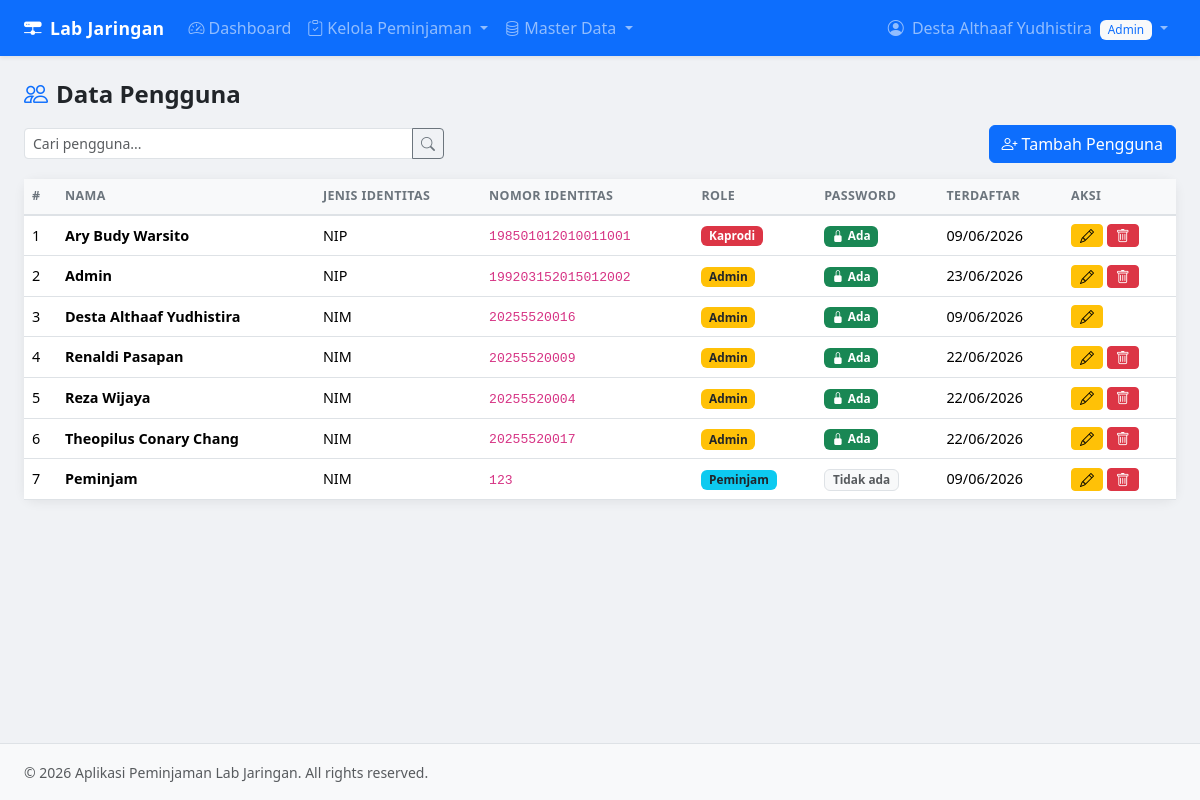
/pages/admin/users.php (signed in), run on the app's committed database.
### tables this page shows
CREATE TABLE IF NOT EXISTS `users` (
  `id` int NOT NULL AUTO_INCREMENT,
  `nama` text NOT NULL,
  `jenis_identitas` text NOT NULL COMMENT 'NIM / NIP / NIK',
  `nomor_identitas` varchar(50) NOT NULL,
  `password` varchar(255) DEFAULT NULL COMMENT 'NULL untuk role peminjam',
  `role` enum('kaprodi','admin','peminjam') NOT NULL DEFAULT 'peminjam',
  `created_at` datetime NOT NULL DEFAULT CURRENT_TIMESTAMP,
  `updated_at` datetime NOT NULL DEFAULT CURRENT_TIMESTAMP ON UPDATE CURRENT_TIMESTAMP,
  PRIMARY KEY (`id`),
  UNIQUE KEY `nomor_identitas` (`nomor_identitas`)
);

### includes/auth.php (called while the page is built, shortened)
<?php
function getUserId() {
    return $_SESSION['user_id'] ?? null;
}
function sanitize($str) {
    return htmlspecialchars((string)$str, ENT_QUOTES, 'UTF-8');
}

### pages/admin/users.php (the view, shortened to what this page needs)
<?php
require_once __DIR__ . '/../../includes/db.php';
require_once __DIR__ . '/../../includes/auth.php';
$q = trim($_GET['q'] ?? '');
$where = '';
$list = $conn->query("SELECT * FROM users $where ORDER BY FIELD(role,'kaprodi','admin','peminjam'), nama");
require_once __DIR__ . '/../../includes/header.php';
?>
<div class="d-flex justify-content-between align-items-center mb-3">
  <h4 class="fw-bold mb-0"><i class="bi bi-people me-2 text-primary"></i>Data Pengguna</h4>
</div>
<div class="d-flex justify-content-between align-items-center mb-3 flex-wrap gap-2">
  <form method="GET" class="flex-grow-1">
    <div class="input-group input-group-sm" style="max-width:420px;">
      <input type="search" name="q" class="form-control" placeholder="Cari pengguna..."
        value="<?= sanitize($q) ?>">
      <button class="btn btn-outline-secondary" type="submit"><i class="bi bi-search"></i></button>
    </div>
  </form>
  <button class="btn btn-primary" data-bs-toggle="modal" data-bs-target="#modalAdd">
    <i class="bi bi-person-plus me-1"></i>Tambah Pengguna
  </button>
</div>
<div class="card">
<div class="card-body p-0">
<div class="table-responsive">
<table class="table table-hover mb-0">
  <thead>
    <tr><th>#</th><th>Nama</th><th>Jenis Identitas</th><th>Nomor Identitas</th><th>Role</th><th>Password</th><th>Terdaftar</th><th>Aksi</th></tr>
  </thead>
  <tbody>
  <?php $i = 1; while ($r = $list->fetch_assoc()): ?>
  <tr>
    <td><?= $i++ ?></td>
    <td class="fw-semibold"><?= sanitize($r['nama']) ?></td>
    <td><?= sanitize($r['jenis_identitas']) ?></td>
    <td><code><?= sanitize($r['nomor_identitas']) ?></code></td>
    <td>
      <?php
        $roleColors = ['kaprodi'=>'danger','admin'=>'warning text-dark','peminjam'=>'info text-dark'];
        $c = $roleColors[$r['role']] ?? 'secondary';
        echo '<span class="badge bg-'.$c.'">'.ucfirst($r['role']).'</span>';
      ?>
    </td>
    <td>
      <?php if ($r['password']): ?>
        <span class="badge bg-success"><i class="bi bi-lock-fill me-1"></i>Ada</span>
      <?php else: ?>
        <span class="badge bg-light text-muted border">Tidak ada</span>
      <?php endif; ?>
    </td>
    <td><?= date('d/m/Y', strtotime($r['created_at'])) ?></td>
    <td>
      <button class="btn btn-sm btn-warning py-0" data-bs-toggle="modal" data-bs-target="#modalEdit<?= $r['id'] ?>">
        <i class="bi bi-pencil"></i>
      </button>
      <?php if ($r['id'] != getUserId()): ?>
      <a href="?del=<?= $r['id'] ?>" class="btn btn-sm btn-danger py-0"
         data-confirm="Hapus pengguna <?= sanitize($r['nama']) ?>?">
        <i class="bi bi-trash"></i>
      </a>
      <?php endif; ?>
    </td>
  </tr>
  <?php endwhile; ?>
  </tbody>
</table>
</div>
</div>
</div>
<?php require_once __DIR__ . '/../../includes/footer.php'; ?>

### assets/css/style.css (style rules this page uses)
:root { --bs-primary: #0d6efd; }
body { background: #f0f2f5; min-height: 100vh; display: flex; flex-direction: column; }
.card { border: none; border-radius: 12px; box-shadow: 0 2px 12px rgba(0,0,0,.07); }
.table thead th { background: #f8f9fa; font-size: .78rem; text-transform: uppercase; letter-spacing: .4px; font-weight: 700; color: #6c757d; border-bottom: 2px solid #dee2e6; }
.table td { vertical-align: middle; font-size: .9rem; }
.badge { font-size: .74rem; font-weight: 600; }
code { font-size: .82rem; }

### data on the page
users: nama "Ary Budy Warsito", jenis_identitas "NIP", nomor_identitas "198501012010011001", role "Kaprodi", shows "Ada", created_at "09/06/2026"
users: nama "Admin", jenis_identitas "NIP", nomor_identitas "199203152015012002", role "Admin", shows "Ada", created_at "23/06/2026"
users: nama "Desta Althaaf Yudhistira", jenis_identitas "NIM", nomor_identitas "20255520016", role "Admin", shows "Ada", created_at "09/06/2026"
users: nama "Renaldi Pasapan", jenis_identitas "NIM", nomor_identitas "20255520009", role "Admin", shows "Ada", created_at "22/06/2026"
users: nama "Reza Wijaya", jenis_identitas "NIM", nomor_identitas "20255520004", role "Admin", shows "Ada", created_at "22/06/2026"
users: nama "Theopilus Conary Chang", jenis_identitas "NIM", nomor_identitas "20255520017", role "Admin", shows "Ada", created_at "22/06/2026"
users: nama "Peminjam", jenis_identitas "NIM", nomor_identitas "123", role "Peminjam", shows "Tidak ada", created_at "09/06/2026"

### other printed values
$_SESSION['nama'] "Desta Althaaf Yudhistira"
$_SESSION['role'] "Admin"
